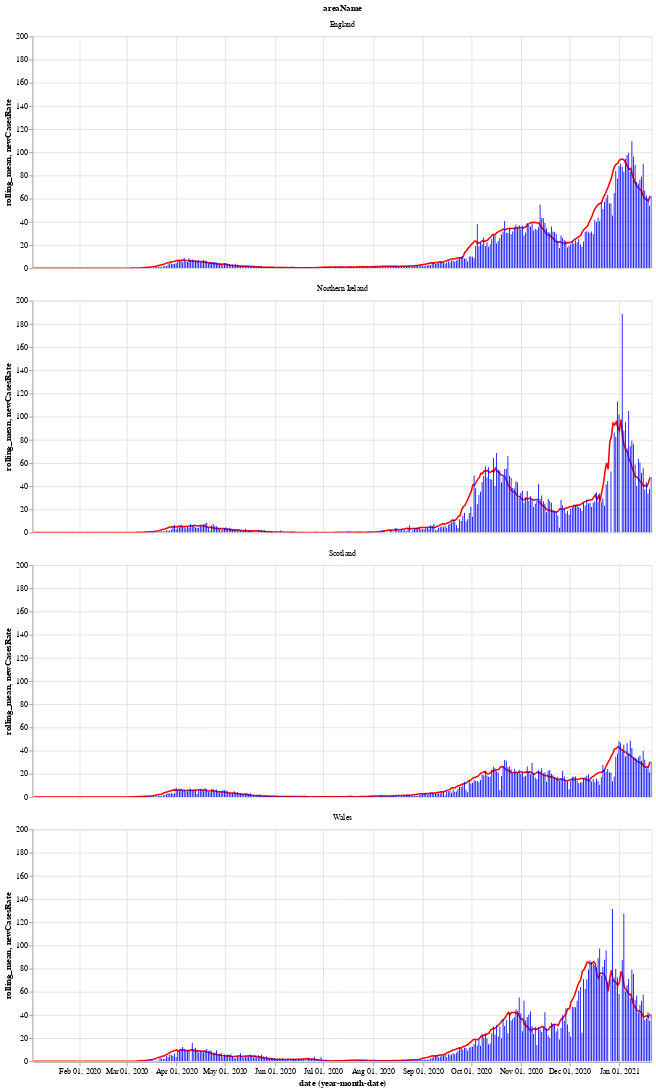

The notebook cell saved with this chart:
### Markdown cell above
Next is a bar chart of the number of new cases in each country (per 100k population), with the 7 day moving average of cases. Again we see that Wales saw a longer period of raising and falling cases compared to the other countries.

After a period of cases falling, each nation is now seeing a rise in the number of cases - especially in Wales.

### Code cell
# collapse
bars = alt.Chart(uk_cases).mark_bar().encode(
    x="yearmonthdate(date):T",
    y="newCasesRate:Q",
    tooltip='newCasesRate',
    color=alt.condition(
        alt.datum.dailyChange > 0,
        alt.value("orange"),  # The positive color
        alt.value("blue")  # The negative color
    )
).properties(title='New cases per 100k population with rolling 7 day average', width=800).interactive()
line = alt.Chart(uk_cases).mark_line(
    color='red',
    size=2,
).transform_window(
    rolling_mean='mean(newCasesRate)',
    frame=[0, 7],
    groupby=['areaName']
).encode(
    x='yearmonthdate(date):T',
    y='rolling_mean:Q'
)
alt.layer(line, bars, data=uk_cases).facet(alt.Row('areaName'), columns=1)

### Figure 1 — Vega-Lite specification as saved in the notebook (floating-point values rounded to 4 significant figures; data arrays with more than 128 entries replaced by an {"elided": "..."} marker saying what was removed)
{"config": {"view": {"continuousWidth": 400, "continuousHeight": 300}}, "data": {"name": "data-c9260665ca206b31619d6c378dc3387c"}, "facet": {"type": "nominal", "field": "areaName"}, "spec": {"layer": [{"mark": {"type": "line", "color": "red", "size": 2}, "encoding": {"x": {"type": "temporal", "field": "date", "timeUnit": "yearmonthdate"}, "y": {"type": "quantitative", "field": "rolling_mean"}}, "transform": [{"window": [{"op": "mean", "field": "newCasesRate", "as": "rolling_mean"}], "frame": [0, 7], "groupby": ["areaName"]}]}, {"mark": "bar", "encoding": {"color": {"condition": {"value": "orange", "test": "(datum.dailyChange > 0)"}, "value": "blue"}, "tooltip": {"type": "quantitative", "field": "newCasesRate"}, "x": {"type": "temporal", "field": "date", "timeUnit": "yearmonthdate"}, "y": {"type": "quantitative", "field": "newCasesRate"}}, "selection": {"selector002": {"type": "interval", "bind": "scales", "encodings": ["x", "y"]}}, "title": "New cases per 100k population with rolling 7 day average", "width": 800}]}, "columns": 1, "$schema": "https://vega.github.io/schema/vega-lite/v4.8.1.json", "datasets": {"data-c9260665ca206b31619d6c378dc3387c": {"elided": "1536 records"}}}
